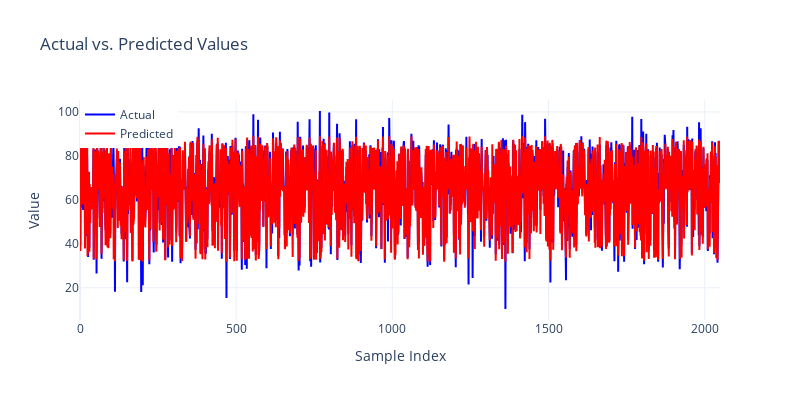
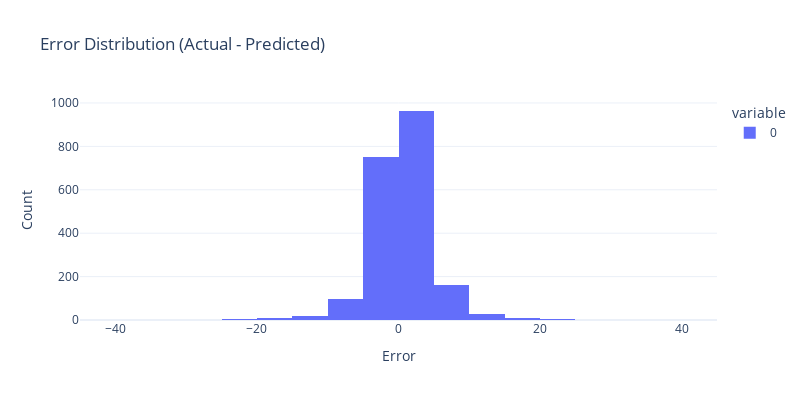
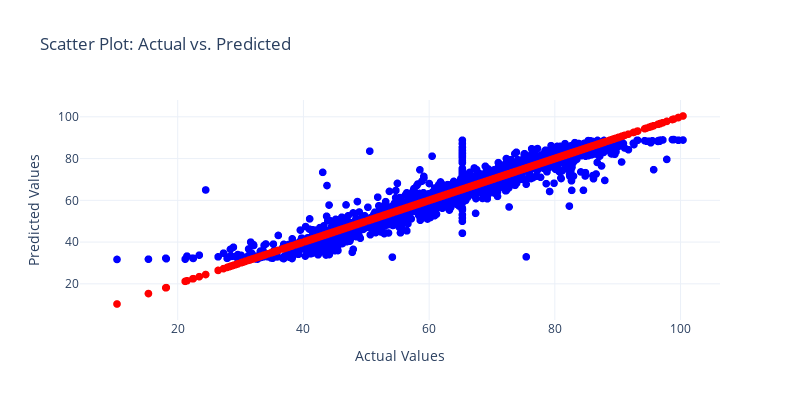
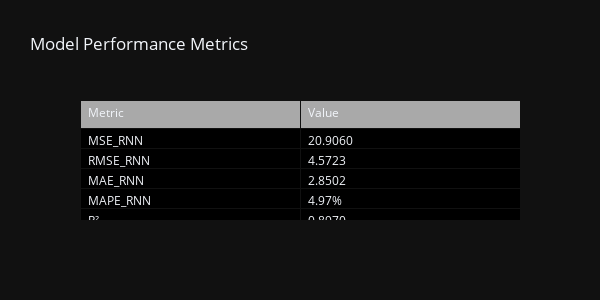

The code cell stored with these charts, in order, in its notebook:
### Code cell
y_pred_scaled_RNN = model_RNN.predict(X_test)

y_pred_RNN = target_scaler.inverse_transform(y_pred_scaled_RNN)
y_actual_RNN = target_scaler.inverse_transform(y_test)

y_pred_RNN = y_pred_RNN.flatten()
y_actual_RNN = y_actual_RNN.flatten()

mse_RNN = mean_squared_error(y_actual_RNN, y_pred_RNN)
rmse_RNN = np.sqrt(mse_RNN)
mae_RNN = mean_absolute_error(y_actual_RNN, y_pred_RNN)
mape_RNN = mean_absolute_percentage_error(y_actual_RNN, y_pred_RNN) * 100
r2_RNN = r2_score(y_actual_RNN, y_pred_RNN)

fig1 = go.Figure()
fig1.add_trace(go.Scatter(x=np.arange(len(y_actual_RNN)), y=y_actual_RNN, mode='lines', name='Actual', line=dict(color='blue')))
fig1.add_trace(go.Scatter(x=np.arange(len(y_pred_RNN)), y=y_pred_RNN, mode='lines', name='Predicted', line=dict(color='red')))
fig1.update_layout(
    title="Actual vs. Predicted Values",
    xaxis_title="Sample Index",
    yaxis_title="Value",
    legend=dict(x=0, y=1),
    height=400,
    width=800,
    template="plotly_white"
)

errors = y_actual_RNN - y_pred_RNN
fig2 = px.histogram(errors, nbins=30, title="Error Distribution (Actual - Predicted)")
fig2.update_layout(
    xaxis_title="Error",
    yaxis_title="Count",
    height=400,
    width=800,
    template="plotly_white"
)

fig3 = px.scatter(
    x=y_actual_RNN,
    y=y_pred_RNN,
    labels={'x': 'Actual Values', 'y': 'Predicted Values'},
    title="Scatter Plot: Actual vs. Predicted",
)

fig3.update_traces(marker=dict(color='blue', size=8), selector=dict(mode='markers'))

fig3.add_trace(
    px.scatter(
        x=y_actual_RNN, 
        y=y_actual_RNN, 
        labels={'x': 'Actual Values', 'y': 'Predicted Values'},
        title="Scatter Plot: Actual vs. Predicted"
    ).data[0].update(marker=dict(color='red', size=8))
)

fig3.update_layout(height=400, width=800, template="plotly_white")

metrics_text = f"""
**Metrics Summary**  
- Mean Squared Error (MSE_RNN): {mse_RNN:.4f}  
- Root Mean Squared Error (RMSE_RNN): {rmse_RNN:.4f}  
- Mean Absolute Error (MAE_RNN): {mae_RNN:.4f}  
- Mean Absolute Percentage Error (MAPE_RNN): {mape_RNN:.2f}%  
- R² Score: {r2_RNN:.4f}  
"""

metrics_table = go.Figure(data=[go.Table(
    header=dict(values=["Metric", "Value"], fill_color="darkgrey", align="left"),
    cells=dict(values=[
        ["MSE_RNN", "RMSE_RNN", "MAE_RNN", "MAPE_RNN", "R²"],
        [f"{mse_RNN:.4f}", f"{rmse_RNN:.4f}", f"{mae_RNN:.4f}", f"{mape_RNN:.2f}%", f"{r2_RNN:.4f}"]
    ], fill_color="black", align="left"))
])
metrics_table.update_layout(title="Model Performance Metrics", height=300, width=600, template="plotly_dark")

fig1.show()
fig2.show()
fig3.show()
metrics_table.show()

### Figure 1 — Plotly figure (JSON) as saved in the notebook; plotly's stock layout.template omitted (floating-point values rounded to 4 significant figures; data arrays with more than 128 entries replaced by an {"elided": "..."} marker saying what was removed)
{"data": [{"line": {"color": "blue"}, "mode": "lines", "name": "Actual", "type": "scatter", "x": {"elided": "2050 int values"}, "y": {"elided": "2050 float values"}}, {"line": {"color": "red"}, "mode": "lines", "name": "Predicted", "type": "scatter", "x": {"elided": "2050 int values"}, "y": {"elided": "2050 float values"}}], "layout": {"height": 400, "legend": {"x": 0, "y": 1}, "title": {"text": "Actual vs. Predicted Values"}, "width": 800, "xaxis": {"title": {"text": "Sample Index"}}, "yaxis": {"title": {"text": "Value"}}}}

### Figure 2 — Plotly figure (JSON) as saved in the notebook; plotly's stock layout.template omitted (floating-point values rounded to 4 significant figures; data arrays with more than 128 entries replaced by an {"elided": "..."} marker saying what was removed)
{"data": [{"alignmentgroup": "True", "bingroup": "x", "hovertemplate": "variable=0<br>value=%{x}<br>count=%{y}<extra></extra>", "legendgroup": "0", "marker": {"color": "#636efa", "pattern": {"shape": ""}}, "name": "0", "nbinsx": 30, "offsetgroup": "0", "orientation": "v", "showlegend": true, "type": "histogram", "x": {"elided": "2050 float values"}, "xaxis": "x", "yaxis": "y"}], "layout": {"barmode": "relative", "height": 400, "legend": {"title": {"text": "variable"}, "tracegroupgap": 0}, "title": {"text": "Error Distribution (Actual - Predicted)"}, "width": 800, "xaxis": {"anchor": "y", "domain": [0, 1], "title": {"text": "Error"}}, "yaxis": {"anchor": "x", "domain": [0, 1], "title": {"text": "Count"}}}}

### Figure 3 — Plotly figure (JSON) as saved in the notebook; plotly's stock layout.template omitted (floating-point values rounded to 4 significant figures; data arrays with more than 128 entries replaced by an {"elided": "..."} marker saying what was removed)
{"data": [{"hovertemplate": "Actual Values=%{x}<br>Predicted Values=%{y}<extra></extra>", "legendgroup": "", "marker": {"color": "blue", "size": 8, "symbol": "circle"}, "mode": "markers", "name": "", "showlegend": false, "type": "scattergl", "x": {"elided": "2050 float values"}, "xaxis": "x", "y": {"elided": "2050 float values"}, "yaxis": "y"}, {"hovertemplate": "Actual Values=%{x}<br>Predicted Values=%{y}<extra></extra>", "legendgroup": "", "marker": {"color": "red", "size": 8, "symbol": "circle"}, "mode": "markers", "name": "", "showlegend": false, "type": "scattergl", "x": {"elided": "2050 float values"}, "xaxis": "x", "y": {"elided": "2050 float values"}, "yaxis": "y"}], "layout": {"height": 400, "legend": {"tracegroupgap": 0}, "title": {"text": "Scatter Plot: Actual vs. Predicted"}, "width": 800, "xaxis": {"anchor": "y", "domain": [0, 1], "title": {"text": "Actual Values"}}, "yaxis": {"anchor": "x", "domain": [0, 1], "title": {"text": "Predicted Values"}}}}

### Figure 4 — Plotly figure (JSON) as saved in the notebook; plotly's stock layout.template omitted (floating-point values rounded to 4 significant figures)
{"data": [{"cells": {"align": "left", "fill": {"color": "black"}, "values": [["MSE_RNN", "RMSE_RNN", "MAE_RNN", "MAPE_RNN", "R²"], ["20.9060", "4.5723", "2.8502", "4.97%", "0.8970"]]}, "header": {"align": "left", "fill": {"color": "darkgrey"}, "values": ["Metric", "Value"]}, "type": "table"}], "layout": {"height": 300, "title": {"text": "Model Performance Metrics"}, "width": 600}}
